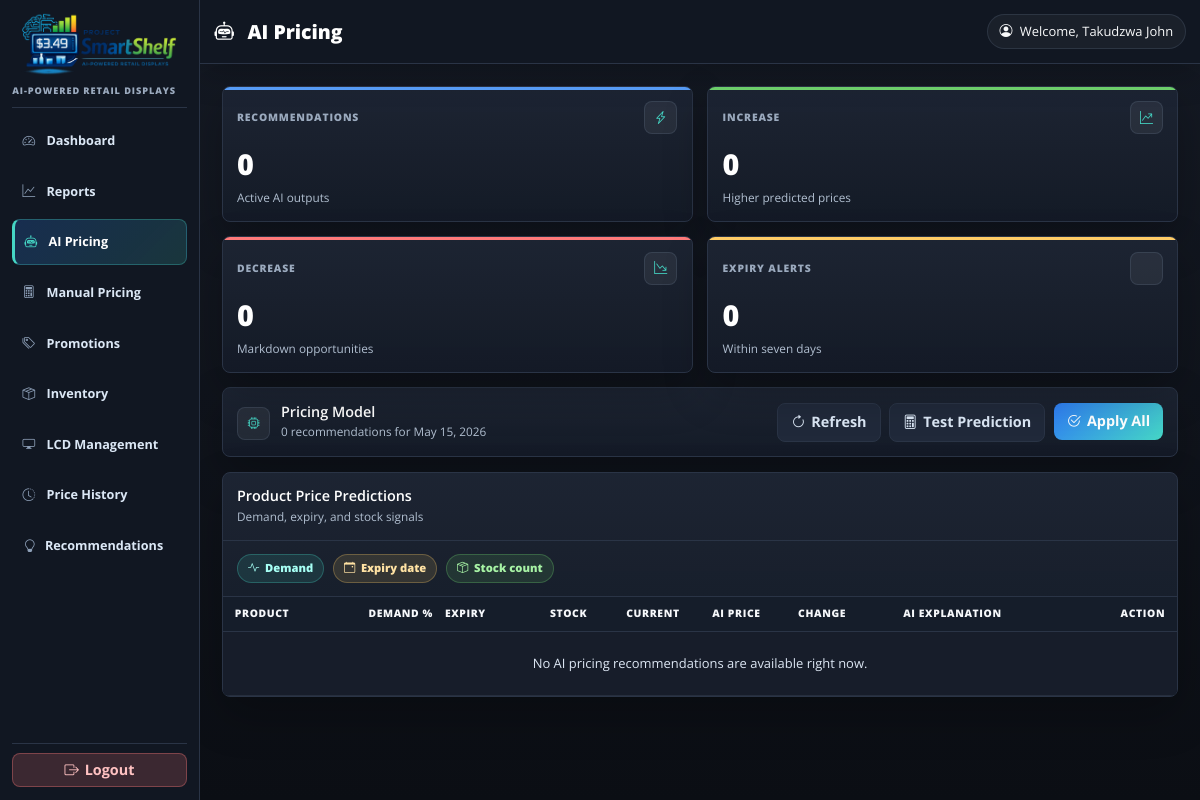
Page /ProjectSmartShelf/pricing-dashboard/ (signed in) on the earlier database version.
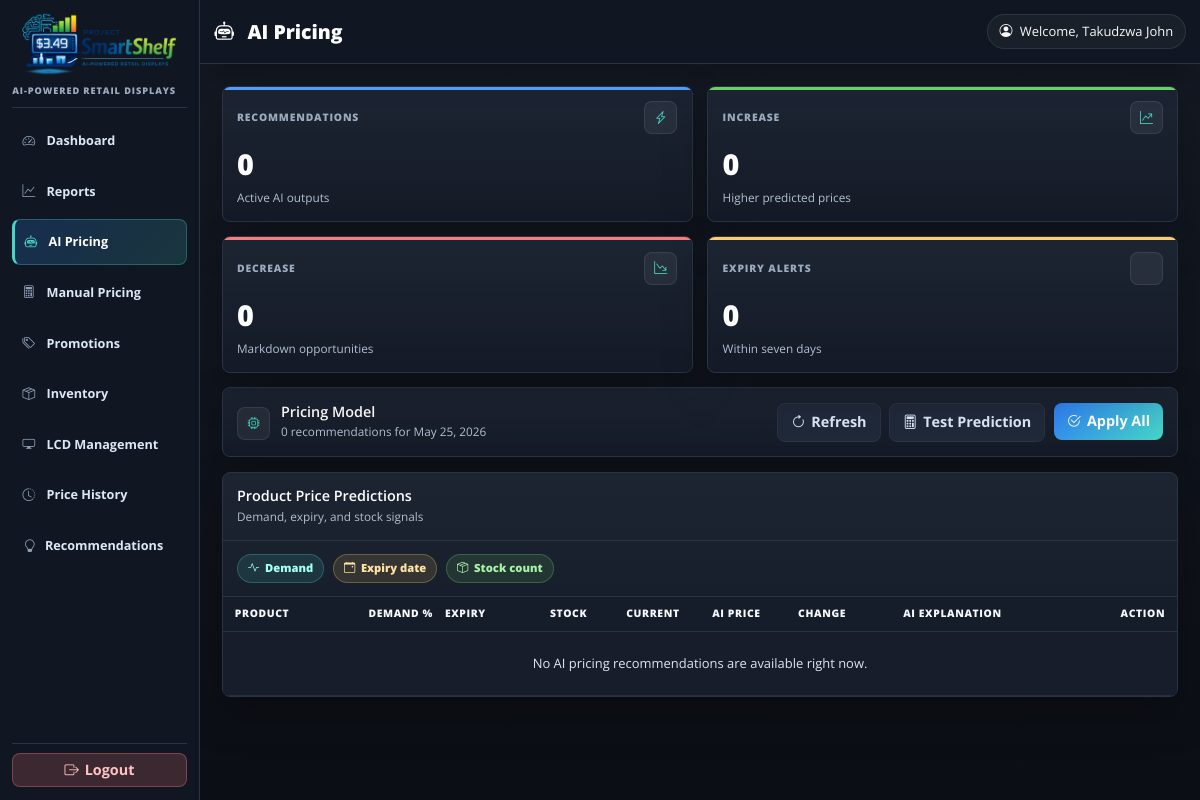
Same page on the later database version.
### ProjectSmartShelf/models.py (models this page shows, shortened)
class SimulationState(models.Model):
    key = models.CharField(max_length=32, unique=True, default='active_day')
    current_date = models.DateField()
    updated_at = models.DateTimeField(auto_now=True)
    class Meta:
        db_table = 'simulation_state'

### ProjectSmartShelf/views.py (the view, shortened to what this page needs)
# urls.py: path("pricing-dashboard/", views.pricing_dashboard, name="pricing_dashboard"),
@staff_member_required(login_url='staff_login')
def pricing_dashboard(request):
    simulated_today = getattr(request, 'simulated_date', None)
    if simulated_today is None:
        simulated_today = timezone.now().date()
    process_promotions_for_request(request)
    raw_results = predict_prices_batch(base_date=simulated_today)
    yesterday = simulated_today - datetime.timedelta(days=1)
    day_before_yesterday = simulated_today - datetime.timedelta(days=2)
    sales_yesterday_map = {
        item.product_name: item.units_sold
        for item in DailyProductSales.objects.filter(date=yesterday)
    }
    sales_day_before_yesterday_map = {
        item.product_name: item.units_sold
        for item in DailyProductSales.objects.filter(date=day_before_yesterday)
    }
    final_report = []
    pricing_summary = {
        'total': len(final_report),
        'increase_count': sum(1 for item in final_report if item['status'] == 'Increase'),
        'decrease_count': sum(1 for item in final_report if item['status'] == 'Decrease'),
        'urgent_expiry_count': sum(1 for item in final_report if item['days_until_expiry'] <= 7),
    }
    return render(request, 'pricing_dashboard.html', {
        'report_data': final_report,
        'current_date': simulated_today,
        'pricing_summary': pricing_summary,
    })

### ProjectSmartShelf/context_processors.py (called while the page is built)
def simulated_date(request):
    active_date = getattr(request, 'simulated_date', None)
    context = {
        'simulated_date': active_date,
        'recommendations_count': 0,
    }
    cached_count = getattr(request, '_recommendations_count', None)
    if cached_count is not None:
        context['recommendations_count'] = cached_count
        return context
    user = getattr(request, 'user', None)
    if not (user and user.is_authenticated and user.is_staff):
        return context
    try:
        from .recommendations import recommendation_count
        context['recommendations_count'] = recommendation_count(active_date or timezone.localdate())
    except Exception:
        context['recommendations_count'] = 0
    return context

### ProjectSmartShelf/ml_models/utils.py (called while the page is built, shortened)
def predict_prices_batch(base_date=None):
    model = ProjectsmartshelfConfig.model
    if not model:
        return []

### ProjectSmartShelf/models.py (called while the page is built)
    @property
    def ends_at(self):
        return self._combine_schedule(self.end_date, self.end_time, is_end=True)

### ProjectSmartShelf/recommendations.py (called while the page is built)
def recommendation_count(base_date):
    return len(build_recommendations(base_date))

### ProjectSmartShelf/simulation.py (called while the page is built, shortened)
def parse_simulated_date(value):
    if not value:
        return None

### ProjectSmartShelf/templates/pricing_dashboard.html (shortened to what the changed rows need)
{% extends "base.html" %}
{% load static %}
{% block page_title %}<i class="bi bi-robot me-2"></i>AI Pricing{% endblock %}
{% block content %}
<div class="pricing-page">
        <div class="pricing-command-bar">
        <div class="pricing-command-title">
            <div>
                <h2>Pricing Model</h2>
                <span>{{ pricing_summary.total }} recommendations for {{ current_date|date:"M j, Y" }}</span>
            </div>
        </div>
    </div>
    <div class="pricing-panel">
        <div class="pricing-table-wrap">
            <table class="table pricing-table align-middle">
                <colgroup>
                </colgroup>
                <thead>
                    <tr>
                        <th>Product</th>
                        <th>Demand %</th>
                        <th>Expiry</th>
                        <th>Stock</th>
                        <th>Current</th>
                        <th>AI Price</th>
                        <th>Change</th>
                        <th>AI Explanation</th>
                        <th class="text-end">Action</th>
                    </tr>
                </thead>
            </table>
        </div>
    </div>
</div>
{% endblock %}

Differences in the rows shown:
changed SimulationState: current_date "May 15, 2026" → "May 25, 2026"
